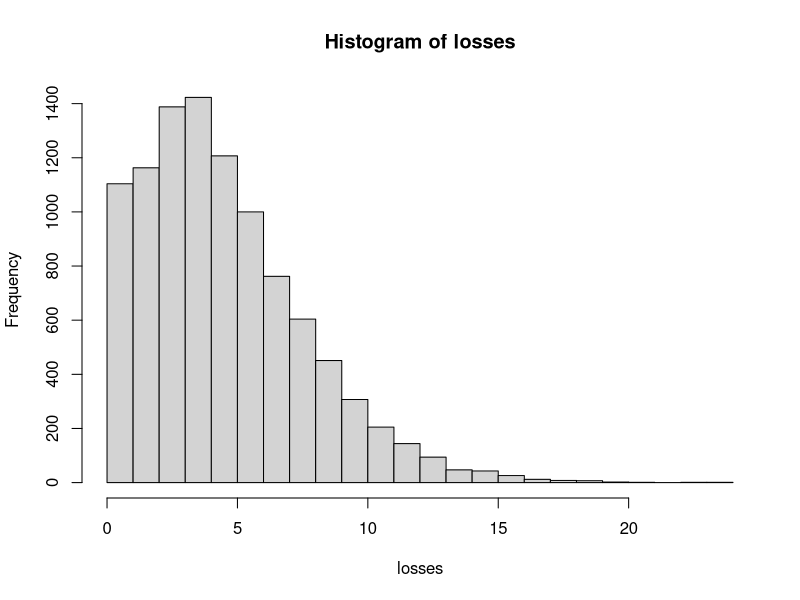

The R script that drew this image: (Note: this script raises an error after producing the figure.)
# pgf of negative binomial required

#call it pgf.NB


#single gamma-distributed factor where we assume we cannot define function

#obligors

n = 500

# Parameters of gamma distribution
sigma = sqrt(0.2)
alpha = sigma^{-2}
beta = sigma^{-2}

# Data
PDs = rep(0.01,n)
exposures = rep(1,n)

# Loss should be NB(alpha, beta/beta+sum(PDs))
# Compute true value at risk at 95% level

p = beta/(beta+sum(PDs))
qnbinom(0.95,size=alpha,prob=p)

# Run Monte Carlo simulation
m=10000
factors = rgamma(m,alpha,beta)
losses = rpois(m,factors*sum(PDs))
hist(losses,nclass=20)
mean(losses)
quantile(losses,0.95)

# Estimate loss distribution by FFT
max.loss = 40
N = max.loss+1
severities = rep(0,N)
severities[2] = 1
cf = pgf.NB(fft(severities),alpha,p)
invcf = Re(fft(cf,inverse=TRUE))
sum(invcf)
probs = invcf/N
loss.values = 0:max.loss

# Loss distribution
barplot(probs,names.arg=loss.values)

# c.d.f. and VaR
cdf = cumsum(probs)
plot(loss.values,cdf)
min(loss.values[cdf>=0.95])



# 2. Example with exposure bands

sigma = sqrt(0.2)
alpha = sigma^{-2}
beta = sigma^{-2}

exposures = rep(1:4,rep(250,4))
exposures
PDs = rep(c(0.01,0.005),rep(500,2))
PDs
data = data.frame(exposures,PDs)
head(data)
tail(data)

# Basic calculations
band.rates = by(PDs,exposures,sum)
band.rates
band.rates=as.vector(band.rates)
band.rates
band.exposures = unique(exposures)
band.exposures
nbands = length(band.exposures)

# Solution by Monte Carlo
m=10000
factors = rgamma(m,alpha,beta)
loss.matrix = matrix(NA,nrow=m,ncol=nbands)
for (i in 1:nbands)
    loss.matrix[,i] = band.exposures[i]*rpois(m,band.rates[i]*factors)
losses = apply(loss.matrix,1,sum)
hist(losses,nclass=20)
quantile(losses,0.95)


# Solution by FFT
multinomial.probs = band.rates/sum(band.rates)
multinomial.probs
p = beta/(beta+sum(PDs))

max.loss =80
N = max.loss+1
severities = rep(0,N)
severities[1 + (1:nbands)] = multinomial.probs
severities
plot(fft(severities))
cf = pgf.NB(fft(severities),alpha,p)
invcf = Re(fft(cf,inverse=TRUE))
sum(invcf)
probs = invcf/N
loss.values = 0:max.loss

barplot(probs,names.arg=loss.values)

cdf = cumsum(probs)
plot(loss.values,cdf)
min(loss.values[cdf>=0.95])

# Check on mean
sum(loss.values*probs)
sum(exposures*PDs)


# 3. An example with two factors and exposure bands

# set factor variances
sigma = c(sqrt(0.2),sqrt(0.1))
alpha = sigma^{-2}
beta = sigma^{-2}

exposures = rep(1:4,rep(250,4))
exposures
PDs = rep(c(0.01,0.005),rep(500,2))
PDs

w1 = c(0.8,0.2)
w2 = c(0.4,0.6)

factor1.weights = rep(c(w1[1],w2[1]),rep(500,2))
factor2.weights = rep(c(w1[2],w2[2]),rep(500,2))
data=data.frame(exposures,PDs,factor1.weights,factor2.weights)
data[1:10,]
data[990:1000,]

# completes data specification

# Solution by FFT

band.exposures = unique(exposures)
band.exposures
nbands = length(band.exposures)
p = rep(NA,2)

# Multinomial probabilities for factor 1

band.rates1 = by(PDs*factor1.weights,exposures,sum)
band.rates1
band.rates1=as.vector(band.rates1)
multinomial.probs1 = band.rates1/sum(band.rates1)
multinomial.probs1
p[1] = beta[1]/(beta[1]+sum(band.rates1))

# Multinomial probabilities for factor 2

band.rates2 = by(PDs*factor2.weights,exposures,sum)
band.rates2
band.rates2=as.vector(band.rates2)
multinomial.probs2 = band.rates2/sum(band.rates2)
multinomial.probs2
p[2] = beta[2]/(beta[2]+sum(band.rates2))

max.loss =100
N = max.loss+1

severities1 = rep(0,N)
severities1[1 + (1:nbands)] = multinomial.probs1
cf1 = pgf.NB(fft(severities1),alpha[1],p[1])

severities2 = rep(0,N)
severities2[1 + (1:nbands)] = multinomial.probs2
cf2 = pgf.NB(fft(severities2),alpha[2],p[2])

invcf = Re(fft(cf1*cf2,inverse=TRUE))
sum(invcf)
probs = invcf/N
loss.values = 0:max.loss

barplot(probs,names.arg=loss.values)

cdf = cumsum(probs)
plot(loss.values,cdf)
min(loss.values[cdf>=0.95])

# Check on mean
sum(loss.values*probs)
sum(exposures*PDs)



# Check by Monte Carlo

m=10000
band.rates = by(PDs,exposures,sum)
band.rates
band.rates=as.vector(band.rates)
band.exposures = unique(exposures)
band.exposures
nbands = length(band.exposures)
factors1 = rgamma(m,alpha[1],beta[1])
factors2 = rgamma(m,alpha[2],beta[2])

# easy simulation is a consequence of simple set-up
# each exposure band has unique factor weights
band.factors = matrix(NA,nrow=m,ncol=nbands)
band.factors[,1] = w1[1]*factors1 + w1[2]*factors2
band.factors[,2] = w1[1]*factors1 + w1[2]*factors2
band.factors[,3] = w2[1]*factors1 + w2[1]*factors2
band.factors[,4] = w2[1]*factors1 + w2[2]*factors2


loss.matrix = matrix(NA,nrow=m,ncol=nbands)
for (i in 1:nbands)
    loss.matrix[,i] = band.exposures[i]*rpois(m,band.rates[i]*band.factors[,i])
losses = apply(loss.matrix,1,sum)
hist(losses,nclass=20)
quantile(losses,0.95)


